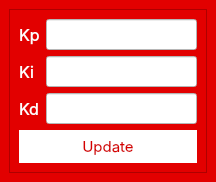
<?xml version="1.0" encoding="UTF-8"?>
<ui version="4.0">
 <class>MainWindow</class>
 <widget class="QMainWindow" name="MainWindow">
  <property name="geometry">
   <rect>
    <x>0</x>
    <y>0</y>
    <width>216</width>
    <height>178</height>
   </rect>
  </property>
  <property name="windowTitle">
   <string>MainWindow</string>
  </property>
  <property name="styleSheet">
   <string notr="true">background-color: rgb(226, 0, 0);</string>
  </property>
  <widget class="QWidget" name="centralwidget">
   <layout class="QHBoxLayout" name="horizontalLayout">
    <item>
     <widget class="QFrame" name="frame">
      <property name="frameShape">
       <enum>QFrame::StyledPanel</enum>
      </property>
      <property name="frameShadow">
       <enum>QFrame::Raised</enum>
      </property>
      <layout class="QFormLayout" name="formLayout">
       <item row="0" column="0">
        <widget class="QLabel" name="label_2">
         <property name="font">
          <font>
           <family>SF Pro Display</family>
           <pointsize>12</pointsize>
          </font>
         </property>
         <property name="styleSheet">
          <string notr="true">color: rgb(255, 255, 255);</string>
         </property>
         <property name="text">
          <string>Kp</string>
         </property>
         <property name="alignment">
          <set>Qt::AlignCenter</set>
         </property>
        </widget>
       </item>
       <item row="0" column="1">
        <widget class="QLineEdit" name="LKp">
         <property name="font">
          <font>
           <family>SF Pro Display</family>
           <pointsize>-1</pointsize>
           <weight>75</weight>
           <italic>false</italic>
           <bold>true</bold>
          </font>
         </property>
         <property name="styleSheet">
          <string notr="true">background-color: rgb(255, 255, 255);
color: rgb(143, 0, 0);
border-bottom: 2px solid rgba(255, 255, 255, 100);
padding-bottom:7px;
font-size: 15px;
font-family: &quot;SF Pro Display&quot;; 
	font-weight: bold; 
    font-style: normal;</string>
         </property>
         <property name="text">
          <string/>
         </property>
        </widget>
       </item>
       <item row="1" column="0">
        <widget class="QLabel" name="label">
         <property name="font">
          <font>
           <family>SF Pro Display</family>
           <pointsize>12</pointsize>
          </font>
         </property>
         <property name="styleSheet">
          <string notr="true">color: rgb(255, 255, 255);</string>
         </property>
         <property name="text">
          <string>Ki</string>
         </property>
         <property name="alignment">
          <set>Qt::AlignCenter</set>
         </property>
        </widget>
       </item>
       <item row="1" column="1">
        <widget class="QLineEdit" name="LKi">
         <property name="font">
          <font>
           <family>SF Pro Display</family>
           <pointsize>-1</pointsize>
           <weight>75</weight>
           <italic>false</italic>
           <bold>true</bold>
          </font>
         </property>
         <property name="styleSheet">
          <string notr="true">background-color: rgb(255, 255, 255);
color: rgb(143, 0, 0);
border-bottom: 2px solid rgba(255, 255, 255, 100);
padding-bottom:7px;
font-size: 15px;
font-family: &quot;SF Pro Display&quot;; 
	font-weight: bold; 
    font-style: normal;</string>
         </property>
        </widget>
       </item>
       <item row="2" column="0">
        <widget class="QLabel" name="label_3">
         <property name="font">
          <font>
           <family>SF Pro Display</family>
           <pointsize>12</pointsize>
          </font>
         </property>
         <property name="styleSheet">
          <string notr="true">color: rgb(255, 255, 255);</string>
         </property>
         <property name="text">
          <string>Kd</string>
         </property>
         <property name="alignment">
          <set>Qt::AlignCenter</set>
         </property>
        </widget>
       </item>
       <item row="2" column="1">
        <widget class="QLineEdit" name="LKd">
         <property name="font">
          <font>
           <family>SF Pro Display</family>
           <pointsize>-1</pointsize>
           <weight>75</weight>
           <italic>false</italic>
           <bold>true</bold>
          </font>
         </property>
         <property name="styleSheet">
          <string notr="true">background-color: rgb(255, 255, 255);
color: rgb(143, 0, 0);
border-bottom: 2px solid rgba(255, 255, 255, 100);
padding-bottom:7px;
font-size: 15px;
font-family: &quot;SF Pro Display&quot;; 
	font-weight: bold; 
    font-style: normal;</string>
         </property>
        </widget>
       </item>
       <item row="3" column="0" colspan="2">
        <widget class="QPushButton" name="updatePID">
         <property name="font">
          <font>
           <family>SF Pro Display</family>
           <pointsize>-1</pointsize>
           <weight>50</weight>
           <italic>false</italic>
           <bold>false</bold>
          </font>
         </property>
         <property name="cursor">
          <cursorShape>PointingHandCursor</cursorShape>
         </property>
         <property name="styleSheet">
          <string notr="true">background-color: rgb(255, 255, 255);
border-color: rgb(255, 255, 255);
border-radius : 30px;
color: rgb(214, 0, 0);
font-size: 15px;
padding:7px;
font-family: &quot;SF Pro Display&quot;; 
	font-weight: normal; 
    font-style: normal;</string>
         </property>
         <property name="text">
          <string>Update</string>
         </property>
        </widget>
       </item>
      </layout>
     </widget>
    </item>
   </layout>
  </widget>
 </widget>
 <resources/>
 <connections/>
</ui>
